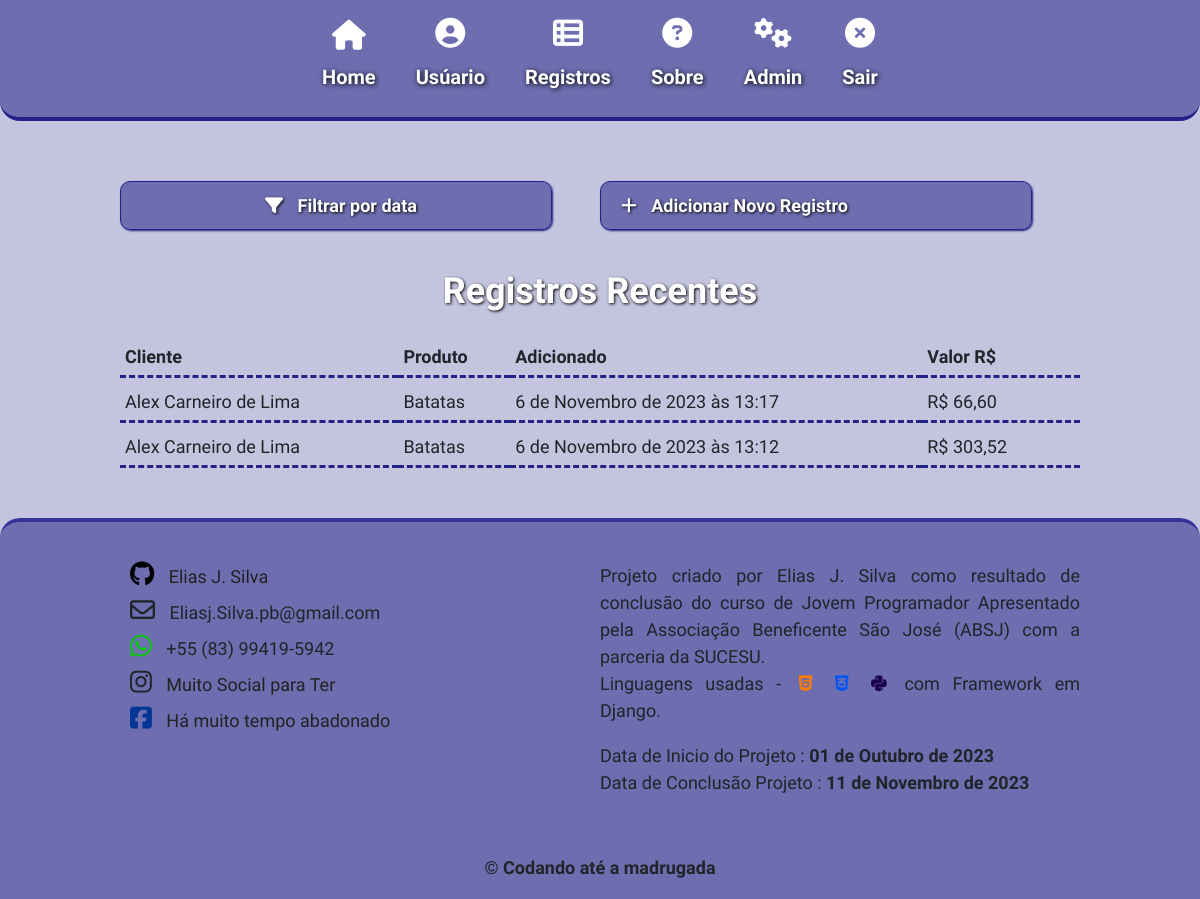
Page /Registros/ (signed in) on the earlier database version.
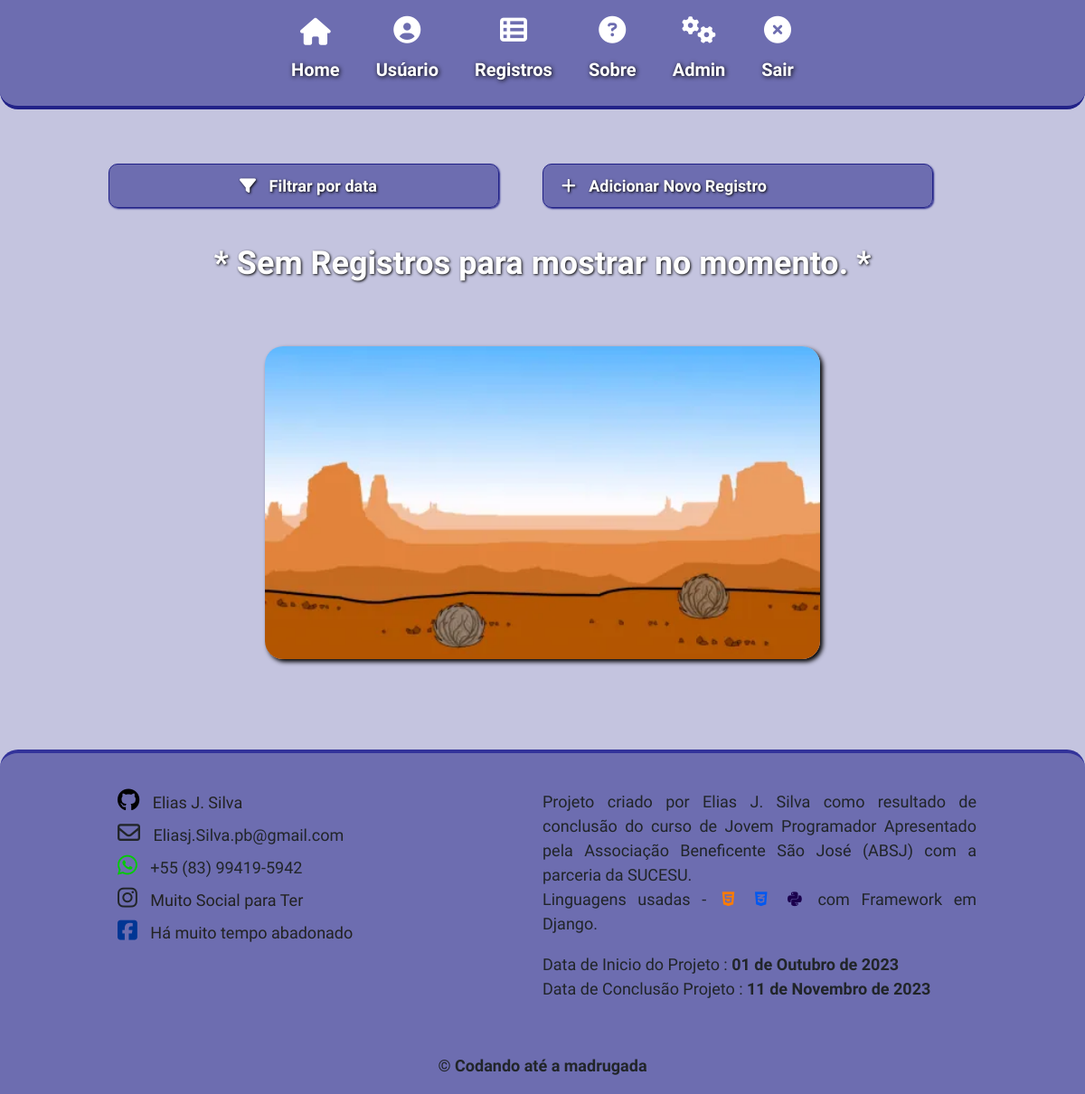
Same page on the later database version.
### inventario/models.py (models this page shows, shortened)
class Inventario(models.Model):
    produto = models.ForeignKey(Produto, on_delete=models.CASCADE)
    cliente = models.ForeignKey(Cliente, on_delete=models.CASCADE)
    user = models.ForeignKey(get_user_model(), on_delete=models.CASCADE)
    valor_p1 = models.DecimalField(max_digits=10, decimal_places=2)
    valor_p2 = models.DecimalField(max_digits=10, decimal_places=2, default=0)
    valorProdutos = models.DecimalField(max_digits=10, decimal_places=2, blank=True, default=0)
    subTotal = models.DecimalField(max_digits=10, decimal_places=2, blank=True, default=0)
    combustivel = models.DecimalField(max_digits=10, decimal_places=2, default=0)
    create_at = models.DateTimeField(auto_now_add=True)
    notes = models.TextField(blank=True, null=True)
    class Meta:
        ordering = ['-valorProdutos']

class Cliente(models.Model):
    user = models.ForeignKey(get_user_model(), on_delete=models.CASCADE)
    cliente = models.CharField(max_length=150)
    endereco = models.CharField(max_length=200, blank=True, null=True)
    contato = models.CharField(max_length=15, blank=True, null=True)
    email = models.CharField(max_length=150,blank=True,null=True)
    data = models.DateField(auto_now_add=True)
    observacoes = models.TextField(blank=True, null=True)
    class Meta:
        ordering = ['cliente']
    def __str__(self):
        return self.cliente

class Produto(models.Model):
    user = models.ForeignKey(get_user_model(), on_delete=models.CASCADE)
    produto = models.CharField(max_length=100)
    valorBase = models.DecimalField(max_digits=10, decimal_places=2, default=1.70)
    valorTotal = models.DecimalField(max_digits=10, decimal_places=2, blank=True, default=0)
    create = models.DateField(auto_now_add=True)
    notes = models.TextField(blank=True, null=True)
    class Meta:
        ordering = ['-valorTotal']
    def __str__(self):
        return self.produto

### inventario/views.py (the view)
# urls.py: path('Registros/', views.registers, name = 'registers'),
@login_required
def registers(request):
    sDate = request.GET.get('start_date')
    eDate = request.GET.get('end_date')
    if sDate and eDate:
        print('OK!')
        eDate = parse_date(eDate) + datetime.timedelta(1)
        inventario_list =  models.Inventario.objects.filter(user=request.user, create_at__range=[sDate, eDate])
        paginator = Paginator(inventario_list, 20)
        page = request.GET.get('page')
        inventario = paginator.get_page(page)
        return render(request, 'inventario/registros.html', {'inventario':inventario})
    else:
        inventario_list =  models.Inventario.objects.all().order_by('-create_at').filter(user=request.user)
        paginator = Paginator(inventario_list, 20)
        page = request.GET.get('page')
        inventario = paginator.get_page(page)
    return render(request, 'inventario/registros.html', {'inventario': inventario})

### templates/inventario/registros.html (shortened to what this page needs)
{% extends 'home.html' %}
{% load static %}
{% block content %}
<section class="regist">
    <div class="header-regist">
        <div class="pesq">
            <button onclick="filter()">
                <span><i class="fa-solid fa-filter icon"></i></span>
                <span>Filtrar por data</span>
            </button>
            <a href="{% url 'exisProduto' %}">
                <span><i class="fa-solid fa-plus icon"></i></span>
                <span>Adicionar Novo Registro</span>
            </a>
        </div>
        <div class="regist-list">
            {% if not inventario %}
            <h2>* Sem Registros para mostrar no momento. *</h2>
            <div class="img"><img src="{% static 'imgs/sema-nada.gif' %}" alt="" style="border-radius: 20px; box-shadow: 3px 3px 5px #000; margin: 50px 0;"></div>
            {% else %}
            <h2>Registros Recentes</h2>
            <table>
                <tr>
                    <th>Cliente</th>
                    <th>Produto</th>
                    <th>Adicionado</th>
                    <th>Valor R$</th>
                </tr>
                {% for p in inventario %}
                <tr>
                    <td>
                        {{ p.cliente }}
                    </td>
                    <td>{{ p.produto }}</td>
                    <td>{{ p.create_at }}</td>
                    <td>R$ {{ p.valorProdutos }}</td>
                </tr>
                {% endfor %}
            </table>
            {% endif %}
        </div>
    </div>
</section>
{% endblock %}

Differences in the rows shown:
removed Inventario: cliente "Alex Carneiro de Lima", produto "Batatas", create_at "6 de Novembro de 2023 às 13:17", valorProdutos "66,60"
removed Inventario: cliente "Alex Carneiro de Lima", produto "Batatas", create_at "6 de Novembro de 2023 às 13:12", valorProdutos "303,52"
Other differences:
text no longer shown: "Registros Recentes Cliente Produto Adicionado Valor R$"
text now shown: "* Sem Registros para mostrar no momento. *"
